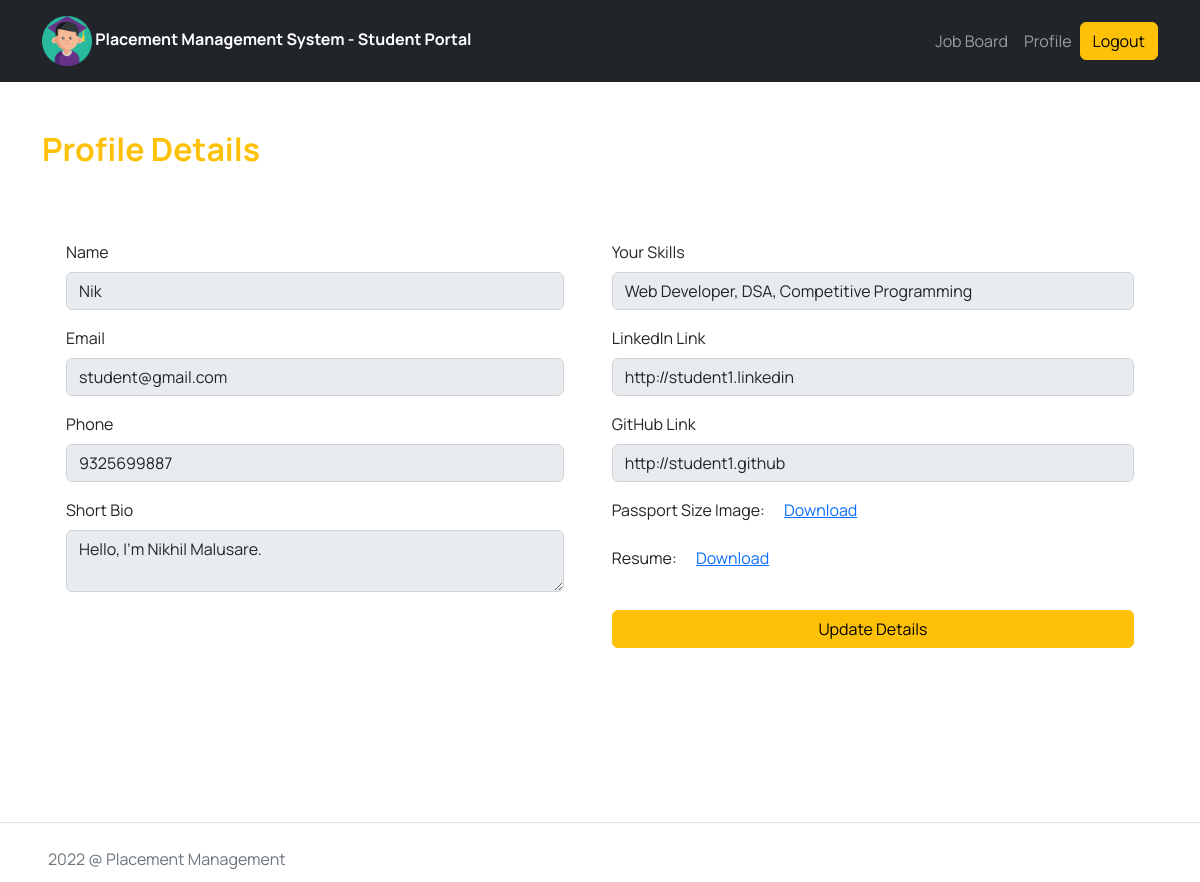
/student-profile/ (signed in), run on the app's committed database.
### base/models.py (models this page shows)
class BaseModel(models.Model):
    id = models.UUIDField(primary_key=True, default=uuid.uuid4, editable=False)
    created_at = models.DateTimeField(auto_now=True)
    updated_at = models.DateTimeField(auto_now_add=True)
    class Meta:
        abstract = True

class MyBaseUser(AbstractBaseUser, PermissionsMixin, BaseModel):
    email = models.EmailField(max_length=100, unique=True)
    name = models.CharField(max_length=100, validators=[validate_name])
    phone = models.CharField(max_length=13, null=True, blank=True)
    is_staff = models.BooleanField(default=False)
    is_superuser = models.BooleanField(default=False)
    is_active = models.BooleanField(default=True)
    objects = UserManager()
    USERNAME_FIELD = 'email'
    EMAIL_FIELD = 'email'
    REQUIRED_FIELDS = []

### authentication/models.py (models this page shows, shortened)
class StudentModel(MyBaseUser):
    roll_no = models.IntegerField()
    bio = models.TextField(null=True, blank=True)
    skills = models.TextField(null=True, blank=True)
    resume = models.FileField(upload_to="resume", max_length=100, blank=True, validators=[validate_file_extension_pdf, validate_file_size])
    headshot = models.ImageField(upload_to="headshot", height_field=None, width_field=None, max_length=None, blank=True)
    linkedIn_link = models.URLField(max_length=200, null=True, blank=True)
    gitHub_link = models.URLField(max_length=200, null=True, blank=True)
    class Meta:
        db_table = 'student'

### authentication/views.py (the view)
# urls.py: path("student-profile/", views.student_profile, name="student-profile"),
@login_required(login_url='/student-login/')
def student_profile(request):
    context["user"] = StudentModel.objects.get(email=request.user)
    return render(request, "student/profile.html", context)

### templates/student/profile.html (shortened to what this page needs)
{% extends '../student_base.html' %}
{% load static %}
{% block content %}
    <section class="student_profile py-5 container">
        <h2 class="text-warning fw-bolder mb-5">Profile Details</h2>
        <div class="d-md-flex justify-content-around align-items-start">
            <div class="flex-fill p-md-4">
                <div class="mb-3">
                    <label for="name" class="form-label">Name</label>
                    <input type="text" class="form-control" id="name" name=" " value="{{ user.name | safe }}" disabled
                        aria-disabled="disabled">
                </div>
                <div class="mb-3">
                    <label for="email" class="form-label">Email</label>
                    <input type="email" class="form-control" id="email" name=" " value="{{ user.email | safe }}" disabled
                        aria-disabled="disabled">
                </div>
                <div class="mb-3">
                    <label for="phone" class="form-label">Phone</label>
                    <input type="tel" class="form-control" id="phone" name="phone" value="{{ user.phone | safe }}" disabled
                        aria-disabled="disabled">
                </div>
                <div class="mb-3">
                    <label for="bioInput" class="form-label">Short Bio</label>
                    <textarea type="text" class="form-control" id="bioInput" required aria-required name="bio"
                        disabled>{{ user.bio | safe }}</textarea>
                </div>
            </div>
            <div class="flex-fill p-md-4">
                <div class="mb-3">
                    <label for="skillInput" class="form-label">Your Skills</label>
                    <input type="text" class="form-control" id="skillInput" required name="skills"
                        value="{{ user.skills | safe }}" disabled>
                </div>
                <div class="mb-3">
                    <label for="LinkedIn" class="form-label">LinkedIn Link</label>
                    <input class="form-control" type="url" name="linkedIn_link" id="LinkedIn"
                        value="{{ user.linkedIn_link | safe }}" required aria-required disabled>
                </div>
                <div class="mb-3">
                    <label for="github" class="form-label">GitHub Link</label>
                    <input class="form-control" type="url" name="gitHub_link" id="github" value="{{ user.gitHub_link | safe }}"
                        required aria-required disabled>
                </div>
                <div class="mb-3">
                    <label for="headshot" class="form-label">Passport Size Image:</label>
                    {% if user.headshot %}
                    <a href="{{ user.headshot.url }}" target="_blank" class="ms-3" id="download-headshot"
                    download="{{ user.headshot.url }}">Download</a>
                    {% else %}
                    <a href="{% static 'img/logo.png' %}" target="_blank" class="ms-3" id="download-headshot"
                    download="{% static 'img/logo.png' %}">Download</a>
                    {% endif %}
                </div>
                <div class="mb-3">
                    <label for="resumeFile" class="form-label">Resume:</label>
                    <a href="{{ user.resume.url }}" class="ms-3" id="download-resume"
                        download="{{ user.resume.url }}">Download</a>
                </div>
                <button type="button" id="update-profile" class="mt-3 btn btn-warning w-100" data-bs-toggle="modal"
                    data-bs-target="#profileUpdate">Update Details</button>
            </div>
    </section>
{% endblock content %}

### static/css/style.css (style rules this page uses)
body { font-family: "Manrope", Arial, Helvetica, sans-serif; max-width: 1700px; }

### data on the page
MyBaseUser: name "Nik", email "student@gmail.com", phone "9325699887"
StudentModel: bio "Hello, I'm Nikhil Malusare.", skills "Web Developer, DSA, Competitive Programming", linkedIn_link "http://student1.linkedin", gitHub_link "http://student1.github"
